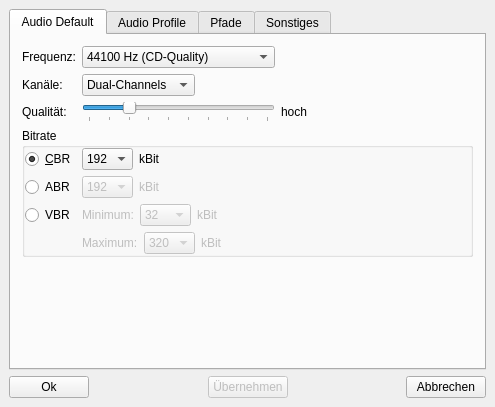
<?xml version="1.0" encoding="UTF-8"?>
<ui version="4.0">
 <class>SetupClass</class>
 <widget class="QDialog" name="SetupClass">
  <property name="windowModality">
   <enum>Qt::WindowModal</enum>
  </property>
  <property name="geometry">
   <rect>
    <x>0</x>
    <y>0</y>
    <width>491</width>
    <height>407</height>
   </rect>
  </property>
  <property name="windowTitle">
   <string>Setup</string>
  </property>
  <property name="windowIcon">
   <iconset resource="../../../resource.qrc">
    <normaloff>:/icons/resourcen/configure32.png</normaloff>:/icons/resourcen/configure32.png</iconset>
  </property>
  <layout class="QVBoxLayout">
   <property name="spacing">
    <number>6</number>
   </property>
   <property name="leftMargin">
    <number>9</number>
   </property>
   <property name="topMargin">
    <number>9</number>
   </property>
   <property name="rightMargin">
    <number>9</number>
   </property>
   <property name="bottomMargin">
    <number>9</number>
   </property>
   <item>
    <widget class="QTabWidget" name="SetupTab">
     <property name="currentIndex">
      <number>0</number>
     </property>
     <widget class="QWidget" name="tabAudio">
      <attribute name="icon">
       <iconset resource="../../../resource.qrc">
        <normaloff>:/images/resourcen/multimedia16.png</normaloff>:/images/resourcen/multimedia16.png</iconset>
      </attribute>
      <attribute name="title">
       <string>Audio Default</string>
      </attribute>
      <layout class="QVBoxLayout">
       <item>
        <layout class="QGridLayout">
         <item row="0" column="0">
          <widget class="QLabel" name="label_3">
           <property name="text">
            <string>Frequenz:</string>
           </property>
          </widget>
         </item>
         <item row="0" column="1">
          <widget class="QComboBox" name="frequency">
           <property name="currentIndex">
            <number>1</number>
           </property>
           <item>
            <property name="text">
             <string>32000 Hz</string>
            </property>
           </item>
           <item>
            <property name="text">
             <string>44100 Hz (CD-Quality)</string>
            </property>
           </item>
           <item>
            <property name="text">
             <string>48000 Hz</string>
            </property>
           </item>
          </widget>
         </item>
         <item row="0" column="2">
          <spacer>
           <property name="orientation">
            <enum>Qt::Horizontal</enum>
           </property>
           <property name="sizeHint" stdset="0">
            <size>
             <width>40</width>
             <height>20</height>
            </size>
           </property>
          </spacer>
         </item>
         <item row="1" column="0">
          <widget class="QLabel" name="label_4">
           <property name="text">
            <string>Kanäle:</string>
           </property>
          </widget>
         </item>
         <item row="1" column="1">
          <widget class="QComboBox" name="channels">
           <property name="sizePolicy">
            <sizepolicy hsizetype="Fixed" vsizetype="Fixed">
             <horstretch>0</horstretch>
             <verstretch>0</verstretch>
            </sizepolicy>
           </property>
           <property name="currentIndex">
            <number>1</number>
           </property>
           <item>
            <property name="text">
             <string>Mono</string>
            </property>
           </item>
           <item>
            <property name="text">
             <string>Dual-Channels</string>
            </property>
           </item>
           <item>
            <property name="text">
             <string>Stereo</string>
            </property>
           </item>
           <item>
            <property name="text">
             <string>Joint Stereo</string>
            </property>
           </item>
          </widget>
         </item>
         <item row="2" column="0">
          <widget class="QLabel" name="label_5">
           <property name="text">
            <string>Qualität:</string>
           </property>
          </widget>
         </item>
         <item row="2" column="1">
          <widget class="QSlider" name="quality">
           <property name="maximum">
            <number>9</number>
           </property>
           <property name="pageStep">
            <number>1</number>
           </property>
           <property name="value">
            <number>2</number>
           </property>
           <property name="sliderPosition">
            <number>2</number>
           </property>
           <property name="tracking">
            <bool>true</bool>
           </property>
           <property name="orientation">
            <enum>Qt::Horizontal</enum>
           </property>
           <property name="tickPosition">
            <enum>QSlider::TicksBelow</enum>
           </property>
          </widget>
         </item>
         <item row="2" column="2">
          <widget class="QLabel" name="labelQuality">
           <property name="sizePolicy">
            <sizepolicy hsizetype="Fixed" vsizetype="Fixed">
             <horstretch>0</horstretch>
             <verstretch>0</verstretch>
            </sizepolicy>
           </property>
           <property name="text">
            <string>hoch</string>
           </property>
          </widget>
         </item>
        </layout>
       </item>
       <item>
        <widget class="QGroupBox" name="groupBox">
         <property name="title">
          <string>Bitrate</string>
         </property>
         <property name="flat">
          <bool>false</bool>
         </property>
         <property name="checkable">
          <bool>false</bool>
         </property>
         <layout class="QGridLayout">
          <property name="leftMargin">
           <number>0</number>
          </property>
          <property name="topMargin">
           <number>0</number>
          </property>
          <property name="rightMargin">
           <number>0</number>
          </property>
          <property name="bottomMargin">
           <number>0</number>
          </property>
          <property name="spacing">
           <number>6</number>
          </property>
          <item row="0" column="0">
           <layout class="QGridLayout">
            <property name="leftMargin">
             <number>0</number>
            </property>
            <property name="topMargin">
             <number>0</number>
            </property>
            <property name="rightMargin">
             <number>0</number>
            </property>
            <property name="bottomMargin">
             <number>0</number>
            </property>
            <property name="spacing">
             <number>6</number>
            </property>
            <item row="0" column="0">
             <widget class="QRadioButton" name="radioButtonCBR">
              <property name="toolTip">
               <string>Constant Bitrate</string>
              </property>
              <property name="whatsThis">
               <string>Blah</string>
              </property>
              <property name="text">
               <string>&amp;CBR</string>
              </property>
              <property name="checked">
               <bool>true</bool>
              </property>
             </widget>
            </item>
            <item row="0" column="1">
             <layout class="QHBoxLayout">
              <property name="spacing">
               <number>6</number>
              </property>
              <property name="leftMargin">
               <number>0</number>
              </property>
              <property name="topMargin">
               <number>0</number>
              </property>
              <property name="rightMargin">
               <number>0</number>
              </property>
              <property name="bottomMargin">
               <number>0</number>
              </property>
              <item>
               <widget class="QComboBox" name="BitrateCBR">
                <property name="currentIndex">
                 <number>9</number>
                </property>
                <item>
                 <property name="text">
                  <string>32</string>
                 </property>
                </item>
                <item>
                 <property name="text">
                  <string>40</string>
                 </property>
                </item>
                <item>
                 <property name="text">
                  <string>48</string>
                 </property>
                </item>
                <item>
                 <property name="text">
                  <string>64</string>
                 </property>
                </item>
                <item>
                 <property name="text">
                  <string>80</string>
                 </property>
                </item>
                <item>
                 <property name="text">
                  <string>96</string>
                 </property>
                </item>
                <item>
                 <property name="text">
                  <string>112</string>
                 </property>
                </item>
                <item>
                 <property name="text">
                  <string>128</string>
                 </property>
                </item>
                <item>
                 <property name="text">
                  <string>160</string>
                 </property>
                </item>
                <item>
                 <property name="text">
                  <string>192</string>
                 </property>
                </item>
                <item>
                 <property name="text">
                  <string>224</string>
                 </property>
                </item>
                <item>
                 <property name="text">
                  <string>256</string>
                 </property>
                </item>
                <item>
                 <property name="text">
                  <string>320</string>
                 </property>
                </item>
               </widget>
              </item>
              <item>
               <widget class="QLabel" name="labelCBRKbit">
                <property name="text">
                 <string>kBit</string>
                </property>
               </widget>
              </item>
              <item>
               <spacer>
                <property name="orientation">
                 <enum>Qt::Horizontal</enum>
                </property>
                <property name="sizeHint" stdset="0">
                 <size>
                  <width>40</width>
                  <height>20</height>
                 </size>
                </property>
               </spacer>
              </item>
             </layout>
            </item>
            <item row="1" column="1">
             <layout class="QHBoxLayout">
              <property name="spacing">
               <number>6</number>
              </property>
              <property name="leftMargin">
               <number>0</number>
              </property>
              <property name="topMargin">
               <number>0</number>
              </property>
              <property name="rightMargin">
               <number>0</number>
              </property>
              <property name="bottomMargin">
               <number>0</number>
              </property>
              <item>
               <widget class="QComboBox" name="BitrateABR">
                <property name="enabled">
                 <bool>false</bool>
                </property>
                <property name="currentIndex">
                 <number>9</number>
                </property>
                <item>
                 <property name="text">
                  <string>32</string>
                 </property>
                </item>
                <item>
                 <property name="text">
                  <string>40</string>
                 </property>
                </item>
                <item>
                 <property name="text">
                  <string>48</string>
                 </property>
                </item>
                <item>
                 <property name="text">
                  <string>64</string>
                 </property>
                </item>
                <item>
                 <property name="text">
                  <string>80</string>
                 </property>
                </item>
                <item>
                 <property name="text">
                  <string>96</string>
                 </property>
                </item>
                <item>
                 <property name="text">
                  <string>112</string>
                 </property>
                </item>
                <item>
                 <property name="text">
                  <string>128</string>
                 </property>
                </item>
                <item>
                 <property name="text">
                  <string>160</string>
                 </property>
                </item>
                <item>
                 <property name="text">
                  <string>192</string>
                 </property>
                </item>
                <item>
                 <property name="text">
                  <string>224</string>
                 </property>
                </item>
                <item>
                 <property name="text">
                  <string>256</string>
                 </property>
                </item>
                <item>
                 <property name="text">
                  <string>320</string>
                 </property>
                </item>
               </widget>
              </item>
              <item>
               <widget class="QLabel" name="labelABRKbit">
                <property name="enabled">
                 <bool>false</bool>
                </property>
                <property name="text">
                 <string>kBit</string>
                </property>
               </widget>
              </item>
              <item>
               <spacer>
                <property name="orientation">
                 <enum>Qt::Horizontal</enum>
                </property>
                <property name="sizeHint" stdset="0">
                 <size>
                  <width>40</width>
                  <height>20</height>
                 </size>
                </property>
               </spacer>
              </item>
             </layout>
            </item>
            <item row="1" column="0">
             <widget class="QRadioButton" name="radioButtonABR">
              <property name="text">
               <string>ABR</string>
              </property>
             </widget>
            </item>
            <item row="2" column="0">
             <widget class="QRadioButton" name="radioButtonVBR">
              <property name="text">
               <string>VBR</string>
              </property>
             </widget>
            </item>
            <item row="2" column="1">
             <layout class="QHBoxLayout">
              <property name="spacing">
               <number>6</number>
              </property>
              <property name="leftMargin">
               <number>0</number>
              </property>
              <property name="topMargin">
               <number>0</number>
              </property>
              <property name="rightMargin">
               <number>0</number>
              </property>
              <property name="bottomMargin">
               <number>0</number>
              </property>
              <item>
               <widget class="QLabel" name="labelVBRminimum1">
                <property name="enabled">
                 <bool>false</bool>
                </property>
                <property name="text">
                 <string>Minimum:</string>
                </property>
               </widget>
              </item>
              <item>
               <widget class="QComboBox" name="minBitrate">
                <property name="enabled">
                 <bool>false</bool>
                </property>
                <property name="currentIndex">
                 <number>0</number>
                </property>
                <item>
                 <property name="text">
                  <string>32</string>
                 </property>
                </item>
                <item>
                 <property name="text">
                  <string>40</string>
                 </property>
                </item>
                <item>
                 <property name="text">
                  <string>48</string>
                 </property>
                </item>
                <item>
                 <property name="text">
                  <string>64</string>
                 </property>
                </item>
                <item>
                 <property name="text">
                  <string>80</string>
                 </property>
                </item>
                <item>
                 <property name="text">
                  <string>96</string>
                 </property>
                </item>
                <item>
                 <property name="text">
                  <string>112</string>
                 </property>
                </item>
                <item>
                 <property name="text">
                  <string>128</string>
                 </property>
                </item>
                <item>
                 <property name="text">
                  <string>160</string>
                 </property>
                </item>
                <item>
                 <property name="text">
                  <string>192</string>
                 </property>
                </item>
                <item>
                 <property name="text">
                  <string>224</string>
                 </property>
                </item>
                <item>
                 <property name="text">
                  <string>256</string>
                 </property>
                </item>
                <item>
                 <property name="text">
                  <string>320</string>
                 </property>
                </item>
               </widget>
              </item>
              <item>
               <widget class="QLabel" name="labelVBRminimum2">
                <property name="enabled">
                 <bool>false</bool>
                </property>
                <property name="text">
                 <string>kBit</string>
                </property>
               </widget>
              </item>
              <item>
               <spacer>
                <property name="orientation">
                 <enum>Qt::Horizontal</enum>
                </property>
                <property name="sizeHint" stdset="0">
                 <size>
                  <width>40</width>
                  <height>20</height>
                 </size>
                </property>
               </spacer>
              </item>
             </layout>
            </item>
            <item row="3" column="1">
             <layout class="QHBoxLayout">
              <property name="spacing">
               <number>6</number>
              </property>
              <property name="leftMargin">
               <number>0</number>
              </property>
              <property name="topMargin">
               <number>0</number>
              </property>
              <property name="rightMargin">
               <number>0</number>
              </property>
              <property name="bottomMargin">
               <number>0</number>
              </property>
              <item>
               <widget class="QLabel" name="labelVBRmaximum1">
                <property name="enabled">
                 <bool>false</bool>
                </property>
                <property name="text">
                 <string>Maximum:</string>
                </property>
               </widget>
              </item>
              <item>
               <widget class="QComboBox" name="maxBitrate">
                <property name="enabled">
                 <bool>false</bool>
                </property>
                <property name="currentIndex">
                 <number>12</number>
                </property>
                <item>
                 <property name="text">
                  <string>32</string>
                 </property>
                </item>
                <item>
                 <property name="text">
                  <string>40</string>
                 </property>
                </item>
                <item>
                 <property name="text">
                  <string>48</string>
                 </property>
                </item>
                <item>
                 <property name="text">
                  <string>64</string>
                 </property>
                </item>
                <item>
                 <property name="text">
                  <string>80</string>
                 </property>
                </item>
                <item>
                 <property name="text">
                  <string>96</string>
                 </property>
                </item>
                <item>
                 <property name="text">
                  <string>112</string>
                 </property>
                </item>
                <item>
                 <property name="text">
                  <string>128</string>
                 </property>
                </item>
                <item>
                 <property name="text">
                  <string>160</string>
                 </property>
                </item>
                <item>
                 <property name="text">
                  <string>192</string>
                 </property>
                </item>
                <item>
                 <property name="text">
                  <string>224</string>
                 </property>
                </item>
                <item>
                 <property name="text">
                  <string>256</string>
                 </property>
                </item>
                <item>
                 <property name="text">
                  <string>320</string>
                 </property>
                </item>
               </widget>
              </item>
              <item>
               <widget class="QLabel" name="labelVBRmaximum2">
                <property name="enabled">
                 <bool>false</bool>
                </property>
                <property name="text">
                 <string>kBit</string>
                </property>
               </widget>
              </item>
              <item>
               <spacer>
                <property name="orientation">
                 <enum>Qt::Horizontal</enum>
                </property>
                <property name="sizeHint" stdset="0">
                 <size>
                  <width>40</width>
                  <height>20</height>
                 </size>
                </property>
               </spacer>
              </item>
             </layout>
            </item>
           </layout>
          </item>
         </layout>
        </widget>
       </item>
       <item>
        <spacer>
         <property name="orientation">
          <enum>Qt::Vertical</enum>
         </property>
         <property name="sizeHint" stdset="0">
          <size>
           <width>444</width>
           <height>16</height>
          </size>
         </property>
        </spacer>
       </item>
      </layout>
     </widget>
     <widget class="QWidget" name="tab_2">
      <attribute name="title">
       <string>Audio Profile</string>
      </attribute>
      <layout class="QVBoxLayout" name="verticalLayout">
       <item>
        <widget class="QTreeWidget" name="profilesTreeWidget">
         <property name="alternatingRowColors">
          <bool>true</bool>
         </property>
         <property name="rootIsDecorated">
          <bool>false</bool>
         </property>
         <column>
          <property name="text">
           <string>Name</string>
          </property>
         </column>
         <column>
          <property name="text">
           <string>Settings</string>
          </property>
         </column>
        </widget>
       </item>
       <item>
        <layout class="QHBoxLayout" name="_2">
         <property name="spacing">
          <number>6</number>
         </property>
         <property name="leftMargin">
          <number>0</number>
         </property>
         <property name="topMargin">
          <number>0</number>
         </property>
         <property name="rightMargin">
          <number>0</number>
         </property>
         <property name="bottomMargin">
          <number>0</number>
         </property>
         <item>
          <widget class="QPushButton" name="profileAddButton">
           <property name="text">
            <string>Hinzufügen</string>
           </property>
           <property name="icon">
            <iconset resource="../../../resource.qrc">
             <normaloff>:/images/resourcen/window_new.png</normaloff>:/images/resourcen/window_new.png</iconset>
           </property>
           <property name="iconSize">
            <size>
             <width>16</width>
             <height>16</height>
            </size>
           </property>
          </widget>
         </item>
         <item>
          <spacer>
           <property name="orientation">
            <enum>Qt::Horizontal</enum>
           </property>
           <property name="sizeHint" stdset="0">
            <size>
             <width>40</width>
             <height>20</height>
            </size>
           </property>
          </spacer>
         </item>
         <item>
          <widget class="QPushButton" name="profileEditButton">
           <property name="enabled">
            <bool>false</bool>
           </property>
           <property name="text">
            <string>editieren</string>
           </property>
           <property name="icon">
            <iconset resource="../../../resource.qrc">
             <normaloff>:/images/resourcen/edit.png</normaloff>:/images/resourcen/edit.png</iconset>
           </property>
           <property name="iconSize">
            <size>
             <width>16</width>
             <height>16</height>
            </size>
           </property>
           <property name="checkable">
            <bool>false</bool>
           </property>
           <property name="checked">
            <bool>false</bool>
           </property>
          </widget>
         </item>
         <item>
          <spacer>
           <property name="orientation">
            <enum>Qt::Horizontal</enum>
           </property>
           <property name="sizeHint" stdset="0">
            <size>
             <width>40</width>
             <height>20</height>
            </size>
           </property>
          </spacer>
         </item>
         <item>
          <widget class="QPushButton" name="profileDeleteButton">
           <property name="enabled">
            <bool>false</bool>
           </property>
           <property name="text">
            <string>löschen</string>
           </property>
           <property name="icon">
            <iconset resource="../../../resource.qrc">
             <normaloff>:/images/resourcen/editdelete.png</normaloff>:/images/resourcen/editdelete.png</iconset>
           </property>
           <property name="iconSize">
            <size>
             <width>16</width>
             <height>16</height>
            </size>
           </property>
          </widget>
         </item>
        </layout>
       </item>
      </layout>
     </widget>
     <widget class="QWidget" name="tabPfade">
      <attribute name="icon">
       <iconset resource="../../../resource.qrc">
        <normaloff>:/images/resourcen/folder_orange.png</normaloff>:/images/resourcen/folder_orange.png</iconset>
      </attribute>
      <attribute name="title">
       <string>Pfade</string>
      </attribute>
      <layout class="QVBoxLayout">
       <item>
        <layout class="QVBoxLayout">
         <item>
          <widget class="QTreeWidget" name="PathList">
           <property name="autoFillBackground">
            <bool>false</bool>
           </property>
           <property name="midLineWidth">
            <number>0</number>
           </property>
           <property name="alternatingRowColors">
            <bool>true</bool>
           </property>
           <property name="indentation">
            <number>16</number>
           </property>
           <property name="rootIsDecorated">
            <bool>false</bool>
           </property>
           <property name="uniformRowHeights">
            <bool>true</bool>
           </property>
           <property name="itemsExpandable">
            <bool>false</bool>
           </property>
           <column>
            <property name="text">
             <string>Quellpfad</string>
            </property>
           </column>
           <column>
            <property name="text">
             <string>Zielpfad</string>
            </property>
           </column>
           <column>
            <property name="text">
             <string>Status</string>
            </property>
           </column>
           <column>
            <property name="text">
             <string>Einstellungen</string>
            </property>
           </column>
          </widget>
         </item>
         <item>
          <layout class="QHBoxLayout">
           <property name="spacing">
            <number>6</number>
           </property>
           <property name="leftMargin">
            <number>0</number>
           </property>
           <property name="topMargin">
            <number>0</number>
           </property>
           <property name="rightMargin">
            <number>0</number>
           </property>
           <property name="bottomMargin">
            <number>0</number>
           </property>
           <item>
            <widget class="QPushButton" name="ButtonAdd">
             <property name="text">
              <string>Hinzufügen</string>
             </property>
             <property name="icon">
              <iconset resource="../../../resource.qrc">
               <normaloff>:/images/resourcen/window_new.png</normaloff>:/images/resourcen/window_new.png</iconset>
             </property>
             <property name="iconSize">
              <size>
               <width>16</width>
               <height>16</height>
              </size>
             </property>
            </widget>
           </item>
           <item>
            <spacer>
             <property name="orientation">
              <enum>Qt::Horizontal</enum>
             </property>
             <property name="sizeHint" stdset="0">
              <size>
               <width>40</width>
               <height>20</height>
              </size>
             </property>
            </spacer>
           </item>
           <item>
            <widget class="QPushButton" name="ButtonEdit">
             <property name="enabled">
              <bool>false</bool>
             </property>
             <property name="text">
              <string>editieren</string>
             </property>
             <property name="icon">
              <iconset resource="../../../resource.qrc">
               <normaloff>:/images/resourcen/edit.png</normaloff>:/images/resourcen/edit.png</iconset>
             </property>
             <property name="iconSize">
              <size>
               <width>16</width>
               <height>16</height>
              </size>
             </property>
             <property name="checkable">
              <bool>false</bool>
             </property>
             <property name="checked">
              <bool>false</bool>
             </property>
            </widget>
           </item>
           <item>
            <spacer>
             <property name="orientation">
              <enum>Qt::Horizontal</enum>
             </property>
             <property name="sizeHint" stdset="0">
              <size>
               <width>40</width>
               <height>20</height>
              </size>
             </property>
            </spacer>
           </item>
           <item>
            <widget class="QPushButton" name="ButtonDelete">
             <property name="enabled">
              <bool>false</bool>
             </property>
             <property name="text">
              <string>löschen</string>
             </property>
             <property name="icon">
              <iconset resource="../../../resource.qrc">
               <normaloff>:/images/resourcen/editdelete.png</normaloff>:/images/resourcen/editdelete.png</iconset>
             </property>
             <property name="iconSize">
              <size>
               <width>16</width>
               <height>16</height>
              </size>
             </property>
            </widget>
           </item>
          </layout>
         </item>
        </layout>
       </item>
      </layout>
     </widget>
     <widget class="QWidget" name="tab">
      <attribute name="icon">
       <iconset resource="../../../resource.qrc">
        <normaloff>:/images/resourcen/memory.png</normaloff>:/images/resourcen/memory.png</iconset>
      </attribute>
      <attribute name="title">
       <string>Sonstiges</string>
      </attribute>
      <layout class="QVBoxLayout">
       <item>
        <layout class="QVBoxLayout">
         <property name="spacing">
          <number>6</number>
         </property>
         <property name="leftMargin">
          <number>0</number>
         </property>
         <property name="topMargin">
          <number>0</number>
         </property>
         <property name="rightMargin">
          <number>0</number>
         </property>
         <property name="bottomMargin">
          <number>0</number>
         </property>
         <item>
          <layout class="QHBoxLayout">
           <item>
            <widget class="QLabel" name="label">
             <property name="text">
              <string>Anzahl CPUs:</string>
             </property>
            </widget>
           </item>
           <item>
            <widget class="QSpinBox" name="numCPUs">
             <property name="minimum">
              <number>1</number>
             </property>
             <property name="maximum">
              <number>16</number>
             </property>
            </widget>
           </item>
           <item>
            <widget class="QLabel" name="label_2">
             <property name="text">
              <string>Priorität:</string>
             </property>
            </widget>
           </item>
           <item>
            <widget class="QComboBox" name="Priority">
             <property name="currentIndex">
              <number>1</number>
             </property>
             <item>
              <property name="text">
               <string>niedrig</string>
              </property>
             </item>
             <item>
              <property name="text">
               <string>normal</string>
              </property>
             </item>
             <item>
              <property name="text">
               <string>hoch</string>
              </property>
             </item>
            </widget>
           </item>
           <item>
            <spacer>
             <property name="orientation">
              <enum>Qt::Horizontal</enum>
             </property>
             <property name="sizeHint" stdset="0">
              <size>
               <width>40</width>
               <height>20</height>
              </size>
             </property>
            </spacer>
           </item>
          </layout>
         </item>
         <item>
          <widget class="QCheckBox" name="checkBoxAutoStart">
           <property name="text">
            <string>Encoding bei Programmstart automatisch starten</string>
           </property>
          </widget>
         </item>
         <item>
          <widget class="QCheckBox" name="checkBoxRecode">
           <property name="text">
            <string>MP3-Files im Quellverzeichnis recoden</string>
           </property>
           <property name="checked">
            <bool>true</bool>
           </property>
          </widget>
         </item>
         <item>
          <widget class="QCheckBox" name="checkBoxKeepTags">
           <property name="text">
            <string>ID3-Tags übernehmen</string>
           </property>
           <property name="checked">
            <bool>true</bool>
           </property>
          </widget>
         </item>
        </layout>
       </item>
       <item>
        <layout class="QHBoxLayout">
         <item>
          <widget class="QLabel" name="label_6">
           <property name="text">
            <string>Encoder-Verzögerung:</string>
           </property>
          </widget>
         </item>
         <item>
          <widget class="QSpinBox" name="EncoderDelay">
           <property name="minimumSize">
            <size>
             <width>80</width>
             <height>0</height>
            </size>
           </property>
           <property name="maximum">
            <number>86640</number>
           </property>
           <property name="singleStep">
            <number>10</number>
           </property>
           <property name="value">
            <number>60</number>
           </property>
          </widget>
         </item>
         <item>
          <widget class="QLabel" name="label_7">
           <property name="text">
            <string>Sekunden</string>
           </property>
          </widget>
         </item>
         <item>
          <spacer>
           <property name="orientation">
            <enum>Qt::Horizontal</enum>
           </property>
           <property name="sizeHint" stdset="0">
            <size>
             <width>40</width>
             <height>20</height>
            </size>
           </property>
          </spacer>
         </item>
        </layout>
       </item>
       <item>
        <spacer>
         <property name="orientation">
          <enum>Qt::Vertical</enum>
         </property>
         <property name="sizeHint" stdset="0">
          <size>
           <width>451</width>
           <height>91</height>
          </size>
         </property>
        </spacer>
       </item>
      </layout>
     </widget>
    </widget>
   </item>
   <item>
    <layout class="QHBoxLayout">
     <property name="spacing">
      <number>6</number>
     </property>
     <property name="leftMargin">
      <number>0</number>
     </property>
     <property name="topMargin">
      <number>0</number>
     </property>
     <property name="rightMargin">
      <number>0</number>
     </property>
     <property name="bottomMargin">
      <number>0</number>
     </property>
     <item>
      <widget class="QPushButton" name="ButtonOK">
       <property name="text">
        <string>Ok</string>
       </property>
       <property name="icon">
        <iconset resource="../../../resource.qrc">
         <normaloff>:/images/resourcen/filesave.png</normaloff>:/images/resourcen/filesave.png</iconset>
       </property>
       <property name="iconSize">
        <size>
         <width>16</width>
         <height>16</height>
        </size>
       </property>
      </widget>
     </item>
     <item>
      <spacer>
       <property name="orientation">
        <enum>Qt::Horizontal</enum>
       </property>
       <property name="sizeHint" stdset="0">
        <size>
         <width>40</width>
         <height>20</height>
        </size>
       </property>
      </spacer>
     </item>
     <item>
      <widget class="QPushButton" name="ButtonUse">
       <property name="enabled">
        <bool>false</bool>
       </property>
       <property name="text">
        <string>Übernehmen</string>
       </property>
       <property name="icon">
        <iconset resource="../../../resource.qrc">
         <normaloff>:/images/resourcen/ok.png</normaloff>:/images/resourcen/ok.png</iconset>
       </property>
       <property name="iconSize">
        <size>
         <width>16</width>
         <height>16</height>
        </size>
       </property>
      </widget>
     </item>
     <item>
      <spacer>
       <property name="orientation">
        <enum>Qt::Horizontal</enum>
       </property>
       <property name="sizeHint" stdset="0">
        <size>
         <width>40</width>
         <height>20</height>
        </size>
       </property>
      </spacer>
     </item>
     <item>
      <widget class="QPushButton" name="ButtonCancel">
       <property name="text">
        <string>Abbrechen</string>
       </property>
       <property name="icon">
        <iconset resource="../../../resource.qrc">
         <normaloff>:/images/resourcen/cancel.png</normaloff>:/images/resourcen/cancel.png</iconset>
       </property>
       <property name="iconSize">
        <size>
         <width>16</width>
         <height>16</height>
        </size>
       </property>
      </widget>
     </item>
    </layout>
   </item>
  </layout>
 </widget>
 <layoutdefault spacing="6" margin="11"/>
 <tabstops>
  <tabstop>SetupTab</tabstop>
  <tabstop>frequency</tabstop>
  <tabstop>channels</tabstop>
  <tabstop>quality</tabstop>
  <tabstop>radioButtonCBR</tabstop>
  <tabstop>BitrateCBR</tabstop>
  <tabstop>radioButtonABR</tabstop>
  <tabstop>BitrateABR</tabstop>
  <tabstop>radioButtonVBR</tabstop>
  <tabstop>minBitrate</tabstop>
  <tabstop>maxBitrate</tabstop>
  <tabstop>ButtonAdd</tabstop>
  <tabstop>ButtonEdit</tabstop>
  <tabstop>ButtonDelete</tabstop>
  <tabstop>checkBoxAutoStart</tabstop>
  <tabstop>checkBoxRecode</tabstop>
  <tabstop>checkBoxKeepTags</tabstop>
  <tabstop>ButtonOK</tabstop>
  <tabstop>ButtonUse</tabstop>
  <tabstop>ButtonCancel</tabstop>
 </tabstops>
 <resources>
  <include location="../../../resource.qrc"/>
 </resources>
 <connections/>
</ui>
